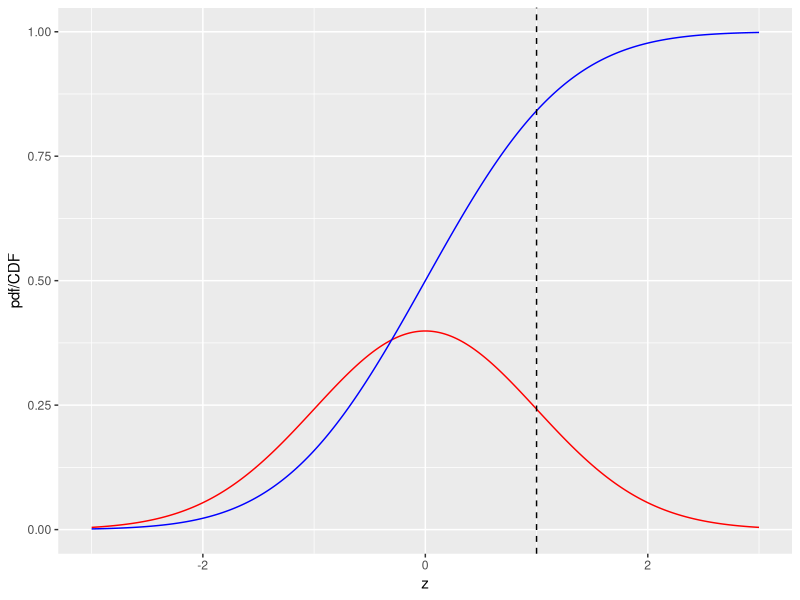
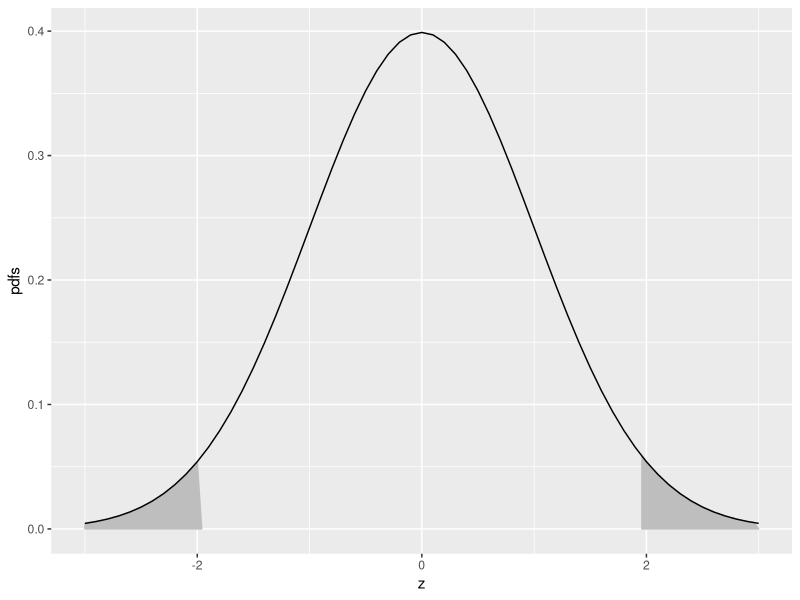
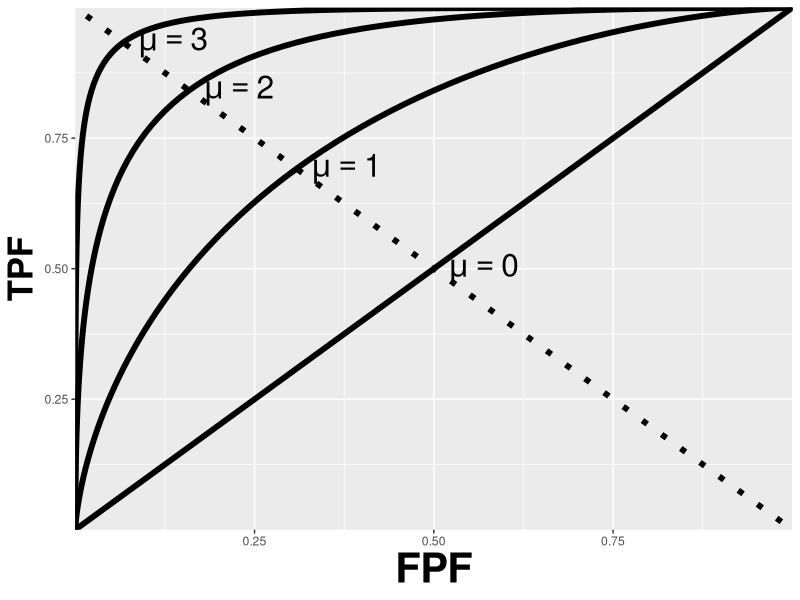
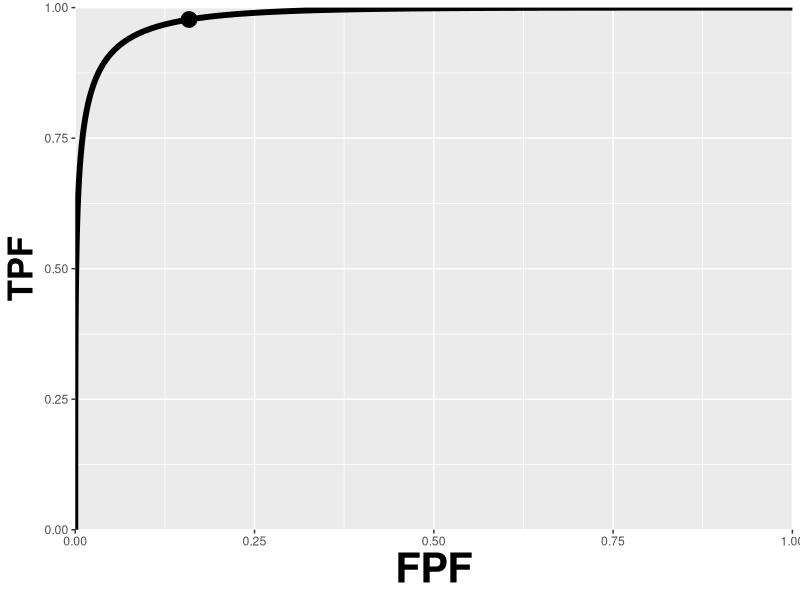

These figures' R source, in order:
## ---- chunk 1
knitr::opts_chunk$set(
  collapse = TRUE,
  comment = "#>"
)
library(ggplot2)
library(kableExtra)
## ---- chunk 2
x <- seq(-3,3,0.01)
pdfData <- data.frame(z = x, pdfcdf = dnorm(x))
cdfData <- data.frame(z = x, pdfcdf = pnorm(x))
pdfcdfPlot <- ggplot(
  mapping = aes(x = z, y = pdfcdf)) + 
  geom_line(data = pdfData, color = "red") + 
  geom_line(data = cdfData, color = "blue") +
  geom_vline(xintercept = 1, linetype = 2) + 
  xlab(label = "z") + ylab(label = "pdf/CDF")
print(pdfcdfPlot)
## ---- chunk 3
qnorm(0.025)
qnorm(1-0.025)
pnorm(qnorm(0.025))
qnorm(pnorm(-1.96))
## ---- chunk 4
mu <- 0;sigma <- 1
zeta <- -qnorm(0.025)
step <- 0.1

LL<- -3
UL <- mu + 3*sigma

x.values <- seq(zeta,UL,step)
cord.x <- c(zeta, x.values,UL) 
cord.y <- c(0,dnorm(x.values),0) 

z <- seq(LL, UL, by = step)
curveData <- data.frame(z = z, pdfs = dnorm(z))
shadeData <- data.frame(z = cord.x, pdfs = cord.y)
shadedTails <- ggplot(mapping = aes(x = z, y = pdfs))  + 
  geom_polygon(data = shadeData, color = "grey", fill = "grey")

zeta <- qnorm(0.025)
x.values <- seq(LL, zeta,step)
cord.x <- c(LL, x.values,zeta) 
cord.y <- c(0,dnorm(x.values),0) 
shadeData <- data.frame(z = cord.x, pdfs = cord.y)
shadedTails <- shadedTails + 
  geom_polygon(
    data = shadeData, color = "grey", fill = "grey") + 
  xlab(label = "z") 
shadedTails <- shadedTails + 
  geom_line(data = curveData, color = "black")
print(shadedTails)
## ---- chunk 5
mu <- 0;zeta <- seq(-5, mu + 5, 0.05)
FPF <- pnorm(-zeta)
rocPlot <- ggplot(mapping = aes(x = FPF, y = TPF))
for (mu in 0:3){
  TPF <- pnorm(mu-zeta)
  curveData <- data.frame(FPF = FPF, TPF = TPF)
  rocPlot <- rocPlot + 
    geom_line(data = curveData, size = 2) + 
    xlab("FPF")+ ylab("TPF" ) + 
    theme(axis.title.y = element_text(size = 25,face="bold"),
          axis.title.x = element_text(size = 30,face="bold"))  +
    annotate("text", 
             x = pnorm(-mu/2) + 0.07, 
             y = pnorm(mu/2), 
             label = paste0("mu == ", mu), 
             parse = TRUE, size = 8)
  next
}
rocPlot <- rocPlot +
  scale_x_continuous(expand = c(0, 0)) + 
  scale_y_continuous(expand = c(0, 0))     

rocPlot <- rocPlot + 
  geom_abline(slope = -1, 
              intercept = 1, 
              linetype = 3,
              size = 2)
print(rocPlot)
## ---- chunk 6
mu <- 3;zeta <- seq(-4,mu+3,0.05)
FPF <- pnorm(-zeta)
TPF <- pnorm(mu -zeta) 
FPF <- c(1, FPF, 0);TPF <- c(1, TPF, 0)
curveData <- data.frame(FPF = FPF, TPF = TPF)
OpX <- pnorm(-1)
OpY <- pnorm(mu-1)
pointData <- data.frame(FPF = OpX, TPF = OpY)
rocPlot <- ggplot(
  mapping = aes(x = FPF, y = TPF)) + 
  xlab("FPF")+ ylab("TPF" ) + 
  geom_line(data = curveData, size = 2) + 
  geom_point(data = pointData, size = 5) +
  theme(axis.title.y = element_text(size = 25,face="bold"),
        axis.title.x = element_text(size = 30,face="bold"))  +
  scale_x_continuous(expand = c(0, 0)) + 
  scale_y_continuous(expand = c(0, 0)) 
print(rocPlot)
## ---- chunk 7
pnorm(3/sqrt(2))
## ---- chunk 8
alpha <- 0.05
# this is z_{\alpha/2}, the upper \alpha/2 quantile
qnorm(1-alpha/2) 
# this is \Phi^{-1}(\alpha/2), the lower \alpha/2 quantile
qnorm(alpha/2)   
## ---- chunk 9
options(digits=3)
seed <- 100;set.seed(seed)
alpha <- 0.05;K1 <- 99;K2 <- 111;mu <- 5;zeta <- mu/2
cat("alpha = ", alpha, 
    "\nK1 = ", K1, 
    "\nK2 = ", K2, 
    "\nmu = ", mu, 
    "\nzeta = ", zeta, "\n")
z1 <- rnorm(K1)
z2 <- rnorm(K2) + mu
nTN <- length(z1[z1 < zeta])
nTP <- length(z2[z2 >= zeta])
Sp <- nTN/K1;Se <- nTP/K2
cat("Specificity = ", Sp, 
    "\nSensitivity = ", Se, "\n")

# Approx binomial tests
cat("approx 95 percent CI on Specificity = ", 
    -abs(qnorm(alpha/2))*sqrt(Sp*(1-Sp)/K1)+Sp, 
    +abs(qnorm(alpha/2))*sqrt(Sp*(1-Sp)/K1)+Sp,"\n")

# Exact binomial test
ret <- binom.test(nTN, K1, p = nTN/K1)
cat("Exact 95 percent CI on Specificity = ", 
    as.numeric(ret$conf.int),"\n")

# Approx binomial tests
cat("approx 95 percent CI on Sensitivity = ", 
    -abs(qnorm(alpha/2))*sqrt(Se*(1-Se)/K2)+Se, 
    +abs(qnorm(alpha/2))*sqrt(Se*(1-Se)/K2)+Se,"\n")

# Exact binomial test
ret <- binom.test(nTP, K2, p = nTP/K2)
cat("Exact 95 percent CI on Sensitivity = ", 
    as.numeric(ret$conf.int),"\n")
## ---- chunk 10
results <- array(dim = c(3,3))
results[1,] <- c(46.7, 100, 53.3)
results[2,] <- c(36.3, 99.3, 63.0)
results[3,] <- c(0.74, 0.95, 0.21)
df <- as.data.frame(results)
rownames(df) <- c("Sensiivity","Specificity","AUC")
colnames(df) <- c("Min","Max","Range")
## ---- chunk 11
kable(df, caption = "The variability of 108 radiologists on a common dataset of screening mammograms. Note the reduced variability when one uses AUC, which accounts for variations in reporting thresholds (AUC variability range is 21percent compared to 53percent for sensitivity and 63percent for specificity).", escape = FALSE)
## ---- chunk 12
simulateDataset <- function(K1, K2, mu, zeta, seed) {
  set.seed(seed)
  z1 <- rnorm(K1)
  z2 <- rnorm(K2) + mu
  nTN <- length(z1[z1 < zeta])
  nTP <- length(z2[z2 >= zeta])
  Sp <- nTN/K1
  Se <- nTP/K2
  mu <- qnorm(Sp)+qnorm(Se)
  return(
    list(Sp = Sp,
         Se = Se,
         mu = mu))
}
## ---- chunk 13
mu <- 1.5
zeta <- mu/2
seed <- 100 # line 4
K1 <- 9
K2 <- 11
ds <- simulateDataset(K1, K2, mu, zeta, seed)

cat("seed = ", seed,
    "\nmu true = ", mu,
    "\nzeta true = ", zeta,
    "\nK1 = ", K1, 
    "\nK2 = ", K2, 
    "\nSpecificity = ", ds$Sp, 
    "\nSensitivity = ", ds$Se, 
    "\nEst. of mu = ", ds$mu, "\n")
## ---- chunk 14
seed <- 101 # change
ds <- simulateDataset(K1, K2, mu, zeta, seed)

cat("seed = ", seed,
    "\nmu true = ", mu,
    "\nzeta true = ", zeta,
    "\nK1 = ", K1, 
    "\nK2 = ", K2, 
    "\nSpecificity = ", ds$Sp, 
    "\nSensitivity = ", ds$Se, 
    "\nEst. of mu = ", ds$mu, "\n")
## ---- chunk 15
K1 <- 90 # change
K2 <- 110 # change
seed <- 100 # change
ds <- simulateDataset(K1, K2, mu, zeta, seed)

cat("seed = ", seed,
    "\nmu true = ", mu,
    "\nzeta true = ", zeta,
    "\nK1 = ", K1, 
    "\nK2 = ", K2, 
    "\nSpecificity = ", ds$Sp, 
    "\nSensitivity = ", ds$Se, 
    "\nEst. of mu = ", ds$mu, "\n")
## ---- chunk 16
seed <- 101 # change
ds <- simulateDataset(K1, K2, mu, zeta, seed)

cat("seed = ", seed,
    "\nmu true = ", mu,
    "\nzeta true = ", zeta,
    "\nK1 = ", K1, 
    "\nK2 = ", K2, 
    "\nSpecificity = ", ds$Sp, 
    "\nSensitivity = ", ds$Se, 
    "\nEst. of mu = ", ds$mu, "\n")
## ---- chunk 17
results <- array(dim = c(9,6))
mu <- 1.5
zeta <- mu/2
results[9,] <- c(Inf, Inf, NA, pnorm(zeta), pnorm(mu-zeta), mu)
K1_arr <- c(9, 9, 90, 90, 900, 900, 9000, 9000, NA)
K2_arr <- c(11, 11, 110, 110, 1100, 1100, 11000, 11000, NA)
seed_arr <- c(100,101,100,101,100,101,100,101,NA)
for (i in 1:8) {
  ds <- simulateDataset(K1_arr[i], K2_arr[i], mu, zeta, seed_arr[i])
  results[i,] <- c(K1_arr[i], K2_arr[i], seed_arr[i], ds$Sp, ds$Se, ds$mu)
}
df <- as.data.frame(results)
colnames(df) <- c("K1","K2","seed","Se","Sp","mu")
## ---- chunk 18
kable(df, caption = "Effect of sample size and seed on estimates of sensitivity, specificity and the mu-parameter.", escape = FALSE)
## ---- chunk 19
pnorm(0.75) # example 1
2*qnorm(pnorm(zeta)) # example 2
